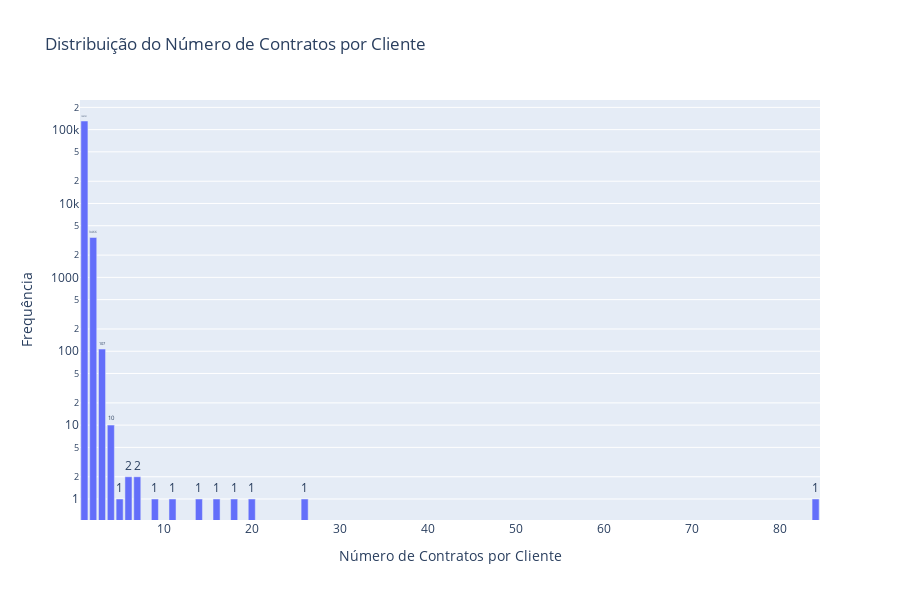

The code cell stored with this chart in its notebook:
### Markdown cell above
## Numero de Contratos por Cliente

### Code cell
import plotly.graph_objects as go

# Converter sdf_final para Pandas
contratos_pd = sdf_final.select("contratos").toPandas()

# Contar a frequência de cada número de contratos
contratos_freq = contratos_pd["contratos"].value_counts().reset_index()
contratos_freq.columns = ["num_contratos", "frequencia"]

# Criar gráfico de barras
fig = go.Figure()

fig.add_trace(go.Bar(
    x=contratos_freq["num_contratos"], 
    y=contratos_freq["frequencia"],
    text=contratos_freq["frequencia"],  # Adiciona os valores acima das barras
    textposition='outside'  # Posiciona os rótulos fora das barras
))

# Configurar layout para melhorar a visualização
fig.update_layout(
    title="Distribuição do Número de Contratos por Cliente",
    xaxis_title="Número de Contratos por Cliente",
    yaxis_title="Frequência",
    bargap=0.2,
    height=600,  # Aumenta o tamanho do gráfico
    yaxis_type="log",  # Escala logarítmica para visualizar valores pequenos e grandes
)

# Exibir o gráfico
fig.show()

### Figure 1 — Plotly figure (JSON) as saved in the notebook; plotly's stock layout.template omitted (floating-point values rounded to 4 significant figures)
{"data": [{"text": [130700.0, 3466.0, 107.0, 10.0, 2.0, 2.0, 1.0, 1.0, 1.0, 1.0, 1.0, 1.0, 1.0, 1.0, 1.0], "textposition": "outside", "type": "bar", "x": [1, 2, 3, 4, 6, 7, 9, 84, 16, 20, 14, 18, 11, 26, 5], "y": [130721, 3466, 107, 10, 2, 2, 1, 1, 1, 1, 1, 1, 1, 1, 1]}], "layout": {"bargap": 0.2, "height": 600, "title": {"text": "Distribuição do Número de Contratos por Cliente"}, "xaxis": {"title": {"text": "Número de Contratos por Cliente"}}, "yaxis": {"title": {"text": "Frequência"}, "type": "log"}}}
